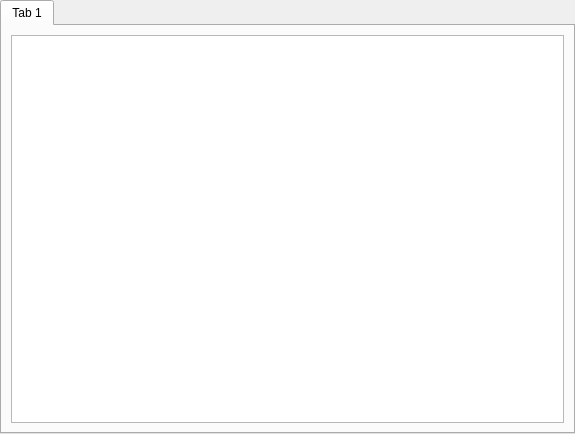
<?xml version="1.0" encoding="UTF-8"?>
<ui version="4.0">
 <class>MapTabWidget</class>
 <widget class="QTabWidget" name="MapTabWidget">
  <property name="geometry">
   <rect>
    <x>0</x>
    <y>0</y>
    <width>575</width>
    <height>434</height>
   </rect>
  </property>
  <property name="windowTitle">
   <string>TabWidget</string>
  </property>
  <property name="currentIndex">
   <number>0</number>
  </property>
  <widget class="QWidget" name="tab">
   <attribute name="title">
    <string>Tab 1</string>
   </attribute>
   <layout class="QHBoxLayout" name="horizontalLayout">
    <item>
     <widget class="QGraphicsView" name="graphicsView"/>
    </item>
   </layout>
  </widget>
 </widget>
 <resources/>
 <connections/>
</ui>
